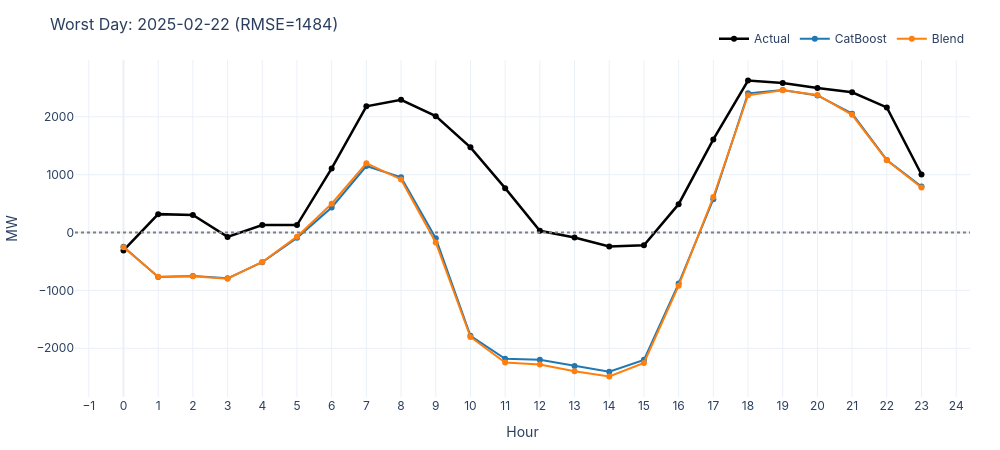

Here is the notebook cell this chart was saved with:
### Code cell
# Plot the single worst day in detail
worst_date = daily_rmse.index[0]
worst_day = df[df['date'] == worst_date].copy()

fig = go.Figure()
fig.add_trace(go.Scatter(
    x=worst_day['hour'], y=worst_day['es_total_ps_actual'],
    mode='lines+markers', name='Actual',
    line=dict(color='black', width=2.5),
))
fig.add_trace(go.Scatter(
    x=worst_day['hour'], y=worst_day['pred'],
    mode='lines+markers', name='CatBoost',
    line=dict(color=COLORS['primary'], width=2),
))
fig.add_trace(go.Scatter(
    x=worst_day['hour'], y=worst_day['pred_blend'],
    mode='lines+markers', name='Blend',
    line=dict(color=COLORS['secondary'], width=2),
))
fig.add_hline(y=0, line_dash='dot', line_color='grey')
apply_layout(fig, title=f'Worst Day: {worst_date} (RMSE={daily_rmse.iloc[0]["rmse"]:.0f})',
             xaxis_title='Hour', yaxis_title='MW', height=450)
fig.update_xaxes(dtick=1)
fig.show()

### Figure 1 — Plotly figure (JSON) as saved in the notebook; plotly's stock layout.template omitted (floating-point values rounded to 4 significant figures)
{"data": [{"line": {"color": "black", "width": 2.5}, "mode": "lines+markers", "name": "Actual", "type": "scatter", "x": [0, 1, 2, 3, 4, 5, 6, 7, 8, 9, 10, 11, 12, 13, 14, 15, 16, 17, 18, 19, 20, 21, 22, 23], "y": [-310.0, 318.0, 304.0, -75.0, 130.0, 129.0, 1108.0, 2180.0, 2294.0, 2011.0, 1472.0, 767.0, 31.0, -87.0, -241.0, -219.0, 490.0, 1609.0, 2625.0, 2583.0, 2496.0, 2424.0, 2162.0, 1002.0]}, {"line": {"color": "#1f77b4", "width": 2}, "mode": "lines+markers", "name": "CatBoost", "type": "scatter", "x": [0, 1, 2, 3, 4, 5, 6, 7, 8, 9, 10, 11, 12, 13, 14, 15, 16, 17, 18, 19, 20, 21, 22, 23], "y": [-244.9, -768.0, -749.7, -791.5, -513.2, -91.8, 432.8, 1149.0, 955.4, -97.1, -1784.0, -2180.0, -2199.0, -2305.0, -2403.0, -2200.0, -881.2, 575.9, 2405.0, 2461.0, 2369.0, 2054.0, 1254.0, 796.5]}, {"line": {"color": "#ff7f0e", "width": 2}, "mode": "lines+markers", "name": "Blend", "type": "scatter", "x": [0, 1, 2, 3, 4, 5, 6, 7, 8, 9, 10, 11, 12, 13, 14, 15, 16, 17, 18, 19, 20, 21, 22, 23], "y": [-253.5, -762.1, -754.7, -797.5, -508.4, -71.05, 498.2, 1196.0, 917.9, -171.3, -1804.0, -2247.0, -2281.0, -2397.0, -2486.0, -2252.0, -918.2, 613.9, 2371.0, 2459.0, 2377.0, 2033.0, 1248.0, 777.1]}], "layout": {"font": {"family": "Inter, Arial, sans-serif", "size": 12}, "height": 450, "hovermode": "x unified", "legend": {"orientation": "h", "x": 1, "xanchor": "right", "y": 1.02, "yanchor": "bottom"}, "margin": {"b": 50, "l": 60, "r": 30, "t": 60}, "shapes": [{"line": {"color": "grey", "dash": "dot"}, "type": "line", "x0": 0, "x1": 1, "xref": "x domain", "y0": 0, "y1": 0, "yref": "y"}], "title": {"font": {"size": 16}, "text": "Worst Day: 2025-02-22 (RMSE=1484)"}, "width": 1000, "xaxis": {"dtick": 1, "title": {"text": "Hour"}}, "yaxis": {"title": {"text": "MW"}}}}
